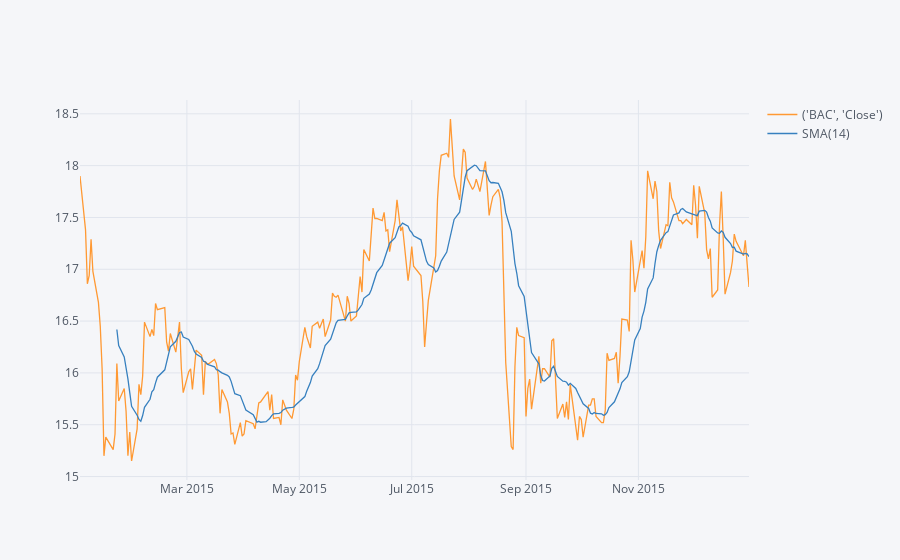

Source (notebook cell):
### Code cell
bank_stocks.loc['2015-01-01':'2016-01-01',('BAC','Close')].ta_plot(study='sma')

### Figure 1 — Plotly figure (JSON) as saved in the notebook; plotly's stock layout.template omitted (floating-point values rounded to 4 significant figures; data arrays with more than 128 entries replaced by an {"elided": "..."} marker saying what was removed)
{"data": [{"line": {"color": "rgba(255, 153, 51, 1.0)", "dash": "solid", "shape": "linear", "width": 1.3}, "mode": "lines", "name": "('BAC', 'Close')", "text": "", "type": "scatter", "uid": "d5962f23-549a-47e3-abee-c4dba6d28ca4", "x": {"elided": "252 str values"}, "y": {"elided": "252 float values"}}, {"line": {"color": "rgba(55, 128, 191, 1.0)", "dash": "solid", "shape": "linear", "width": 1.3}, "mode": "lines", "name": "SMA(14)", "text": "", "type": "scatter", "uid": "6f4feae7-dafa-428b-b0bc-1cf1ec9ff272", "x": {"elided": "252 str values"}, "y": {"elided": "252 mixed values"}}], "layout": {"legend": {"bgcolor": "#F5F6F9", "font": {"color": "#4D5663"}}, "paper_bgcolor": "#F5F6F9", "plot_bgcolor": "#F5F6F9", "title": {"font": {"color": "#4D5663"}}, "xaxis": {"gridcolor": "#E1E5ED", "showgrid": true, "tickfont": {"color": "#4D5663"}, "title": {"font": {"color": "#4D5663"}, "text": ""}, "zerolinecolor": "#E1E5ED"}, "yaxis": {"gridcolor": "#E1E5ED", "showgrid": true, "tickfont": {"color": "#4D5663"}, "title": {"font": {"color": "#4D5663"}, "text": ""}, "zerolinecolor": "#E1E5ED"}}}
